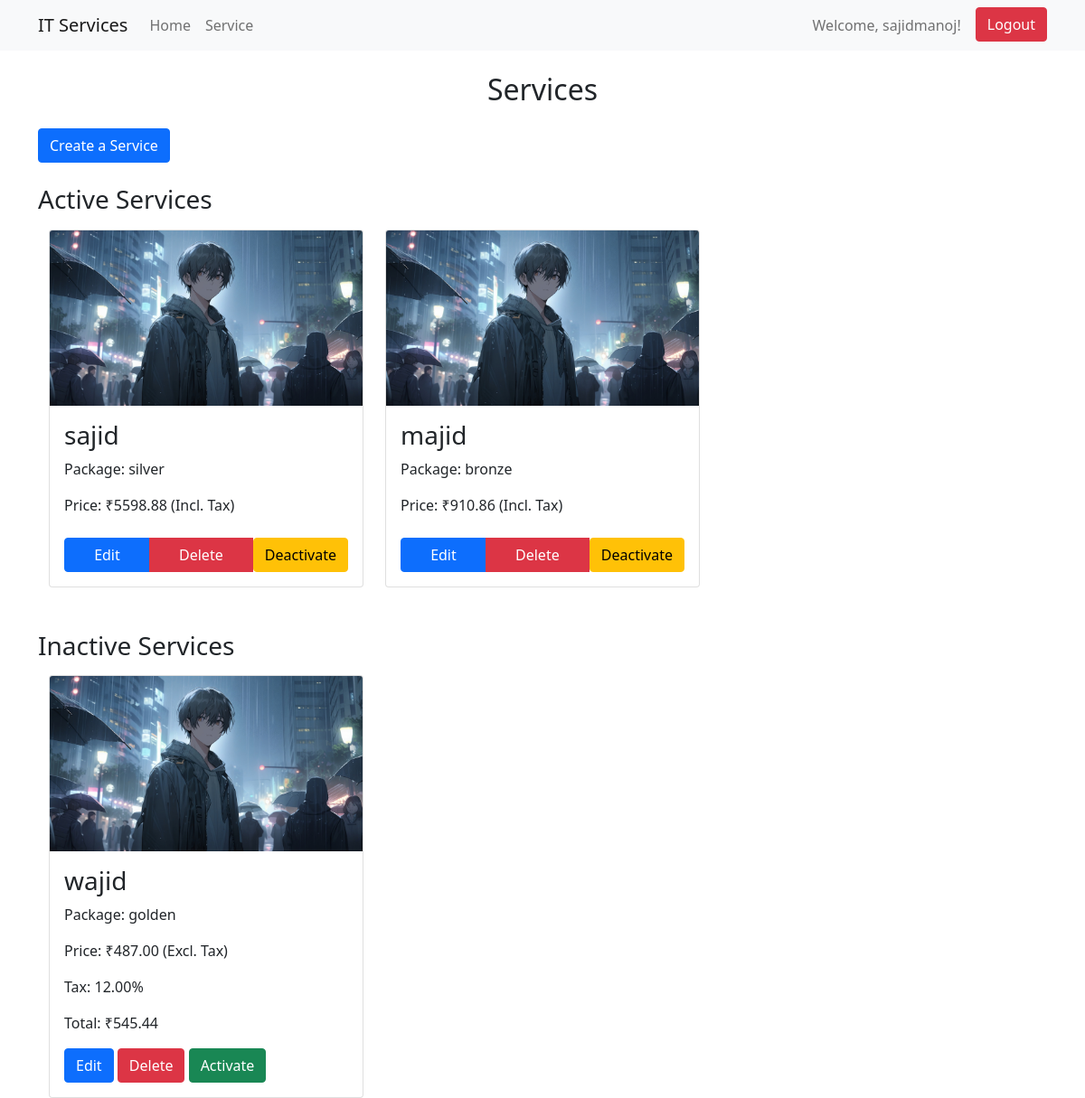
The app's page /home/ (signed in), older data.
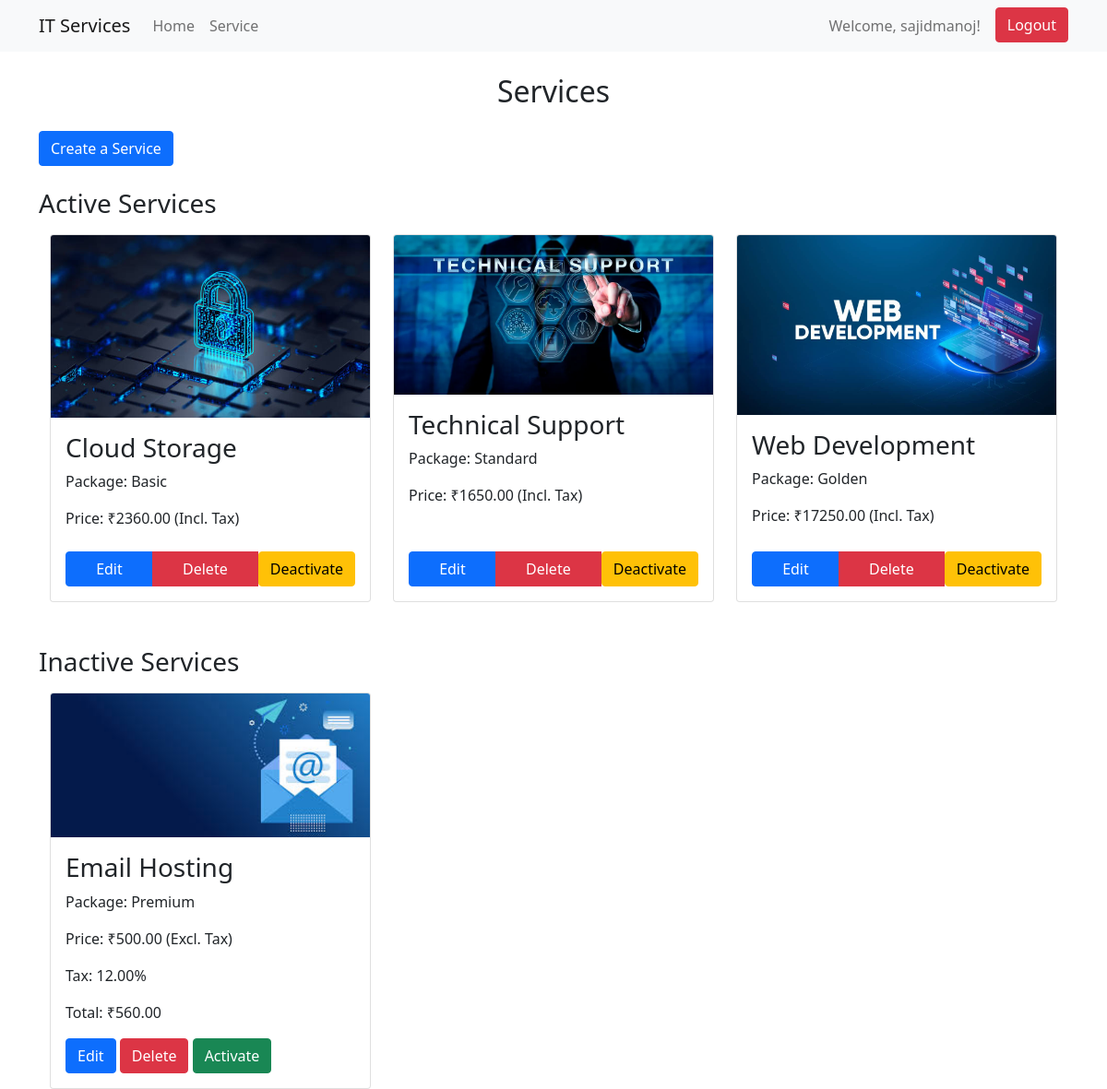
The same page, newer data.
### service/models.py (models this page shows, shortened)
class Service(models.Model):
    name = models.CharField(max_length=100)
    payment_terms = models.TextField()
    price = models.DecimalField(max_digits=10, decimal_places=2)
    package = models.CharField(max_length=100)
    tax = models.DecimalField(max_digits=5, decimal_places=2)
    image = models.ImageField(upload_to='services/')
    active = models.BooleanField(default=True)
    @property
    def total_price(self):
        return self.price + (self.price * self.tax / 100)

### service/views.py (the view)
# urls.py: 2. Add a URL to urlpatterns:  path('', views.home, name='home')
@login_required
def home(request):
    active_services = Service.objects.filter(active=True)
    inactive_services = Service.objects.filter(active=False)
    return render(request, 'home.html', {'active_services': active_services, 'inactive_services': inactive_services})

### service/templates/home.html (shortened to what this page needs)
{% extends "layout.html" %}
{% block content %}
<h2 class="text-center mb-4">Services</h2>
{% if user.is_authenticated %}
  <a class="btn btn-primary mb-4" href="{% url 'create_service' %}">Create a Service</a>
{% endif %}
{% if active_services %}
  <h3 class="mb-3">Active Services</h3>
  <div class="container">
    <div class="row row-cols-1 row-cols-md-2 row-cols-lg-3 g-4">
      {% for service in active_services %}
        <div class="col">
          <div class="card h-100">
            <img src="{{ service.image.url }}" class="card-img-top" alt="Service Image">
            <div class="card-body d-flex flex-column">
              <h3 class="card-title">{{ service.name }}</h3>
              <p class="card-text">Package: {{ service.package }}</p>
              <p class="card-text">Price: ₹{{ service.total_price|floatformat:2 }} (Incl. Tax)</p>
              <div class="mt-auto">
                {% if user.is_authenticated %}
                  <div class="btn-group mt-2 w-100" role="group" aria-label="Service Actions">
                    <a href="{% url 'edit_service' service.id %}" class="btn btn-primary">Edit</a>
                    <a href="{% url 'delete_service' service.id %}" class="btn btn-danger">Delete</a>
                    <form method="POST" action="{% url 'toggle_active' service.id %}" class="d-inline">
                      <button type="submit" class="btn btn-warning">Deactivate</button>
                    </form>
                  </div>
                {% endif %}
              </div>
            </div>
          </div>
        </div>
      {% endfor %}
    </div>
  </div>
{% else %}
  <p>No active services available.</p>
{% endif %}
{% if user.is_authenticated %}
  {% if inactive_services %}
    <h3 class="mt-5 mb-3">Inactive Services</h3>
    <div class="container">
      <div class="row row-cols-1 row-cols-md-2 row-cols-lg-3 g-4">
        {% for service in inactive_services %}
          <div class="col">
            <div class="card h-100">
              <img src="{{ service.image.url }}" class="card-img-top" alt="Service Image">
              <div class="card-body d-flex flex-column">
                <h3 class="card-title">{{ service.name }}</h3>
                <p class="card-text">Package: {{ service.package }}</p>
                <p class="card-text">Price: ₹{{ service.price }} (Excl. Tax)</p>
                <p class="card-text">Tax: {{ service.tax }}%</p>
                <p class="card-text">Total: ₹{{ service.total_price|floatformat:2 }}</p>
                <div class="mt-auto">
                  <form method="POST" action="{% url 'toggle_active' service.id %}" class="d-inline">
                    <a href="{% url 'edit_service' service.id %}" class="btn btn-primary">Edit</a>
                    <a href="{% url 'delete_service' service.id %}" class="btn btn-danger">Delete</a>
                    <button type="submit" class="btn btn-success">Activate</button>
                  </form>
                </div>
              </div>
            </div>
          </div>
        {% endfor %}
      </div>
    </div>
  {% else %}
    <p>No inactive services available.</p>
  {% endif %}
{% endif %}
{% endblock %}

Row changes from the older to the newer data that the page shows:
removed Service: image (picture), name "sajid", package "silver", total_price "5598.88", shown under "Active Services"
removed Service: image (picture), name "majid", package "bronze", total_price "910.86", shown under "Active Services"
removed Service: image (picture), name "wajid", package "golden", price "487.00", tax "12.00", total_price "545.44", shown under "Inactive Services"
added Service: image (picture), name "Cloud Storage", package "Basic", total_price "2360.00", shown under "Active Services"
added Service: image (picture), name "Technical Support", package "Standard", total_price "1650.00", shown under "Active Services"
added Service: image (picture), name "Web Development", package "Golden", total_price "17250.00", shown under "Active Services"
added Service: image (picture), name "Email Hosting", package "Premium", price "500.00", tax "12.00", total_price "560.00", shown under "Inactive Services"
